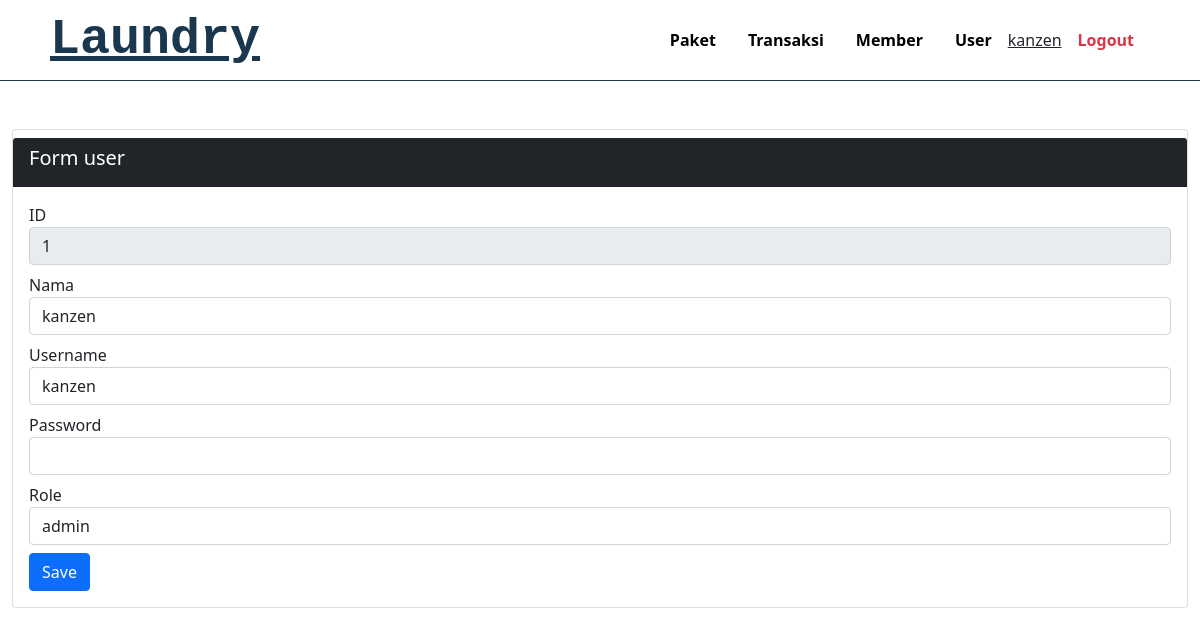
The app's page /form-user.php?id_user=1 (signed in) with its own data.
### tables this page shows
CREATE TABLE `user` (
  `id_user` int(11) NOT NULL,
  `nama_user` varchar(100) NOT NULL,
  `username` varchar(30) NOT NULL,
  `password` text NOT NULL,
  `role` enum('admin','kasir') NOT NULL
);

### form-user.php (the view, shortened to what this page needs)
<?php
include "navbar.php";
?>
<!DOCTYPE html>
<html lang="en">
<head>
    <link rel="stylesheet" href="css/bootstrap.min.css">
</head>
<body>
    <div class="container-fluid mt-5">
        <div class="card">
            <div class="card-header bg-dark mt-2">
                <h5 class="text-white">
                    Form user
                </h5>
            </div>
            <div class="card-body">
                <?php
                if (isset($_GET["id_user"])) {
                    include "connection.php";
                    $id_user = $_GET["id_user"];
                    $sql = "select * from user
                    where id_user='$id_user'";
                    $hasil = mysqli_query($connect, $sql);
                    $user = mysqli_fetch_array($hasil);
                    ?>
                    <form action="process-user.php" method="post"
                    enctype="multipart/form-data">
                        ID
                        <input type="number" name="id_user"
                        class="form-control mb-2" required
                        value="<?=$user["id_user"] ?>" readonly>
                        Nama
                        <input type="text" name="nama_user"
                        class="form-control mb-2" required
                        value="<?=$user["nama_user"] ?>">
                        Username
                        <input type="text" name="username"
                        class="form-control mb-2" required
                        value="<?=$user["username"] ?>">
                        Password
                        <input type="password" name="password"
                        class="form-control mb-2">
                        Role
                        <select name="role" class="form-control mb-2" required>
                            <option value="<?=$user["role"] ?>">
                                <?=$user["role"] ?>
                            </option>
                        </select>
                        <button type="submit" class="btn btn-primary btn-block" name="edit_user"
                        onclick="return confirm('Apakah anda yakin?')">
                            Save
                        </button>
                    </form>
                <?php
                }
                ?>
            </div>
        </div>
    </div>
</body>
</html>

### style-navigasi.css (style rules this page uses)
* { text-decoration: none; margin: 0px; padding: 0px; }
body { margin: 0px; padding: 0px; font-family: 'Open Sans',sans-serif; }

### records on screen
user: id_user "1", nama_user "kanzen", username "kanzen", role "admin"

### other values on screen
$_SESSION["user"]["username"] "kanzen"
